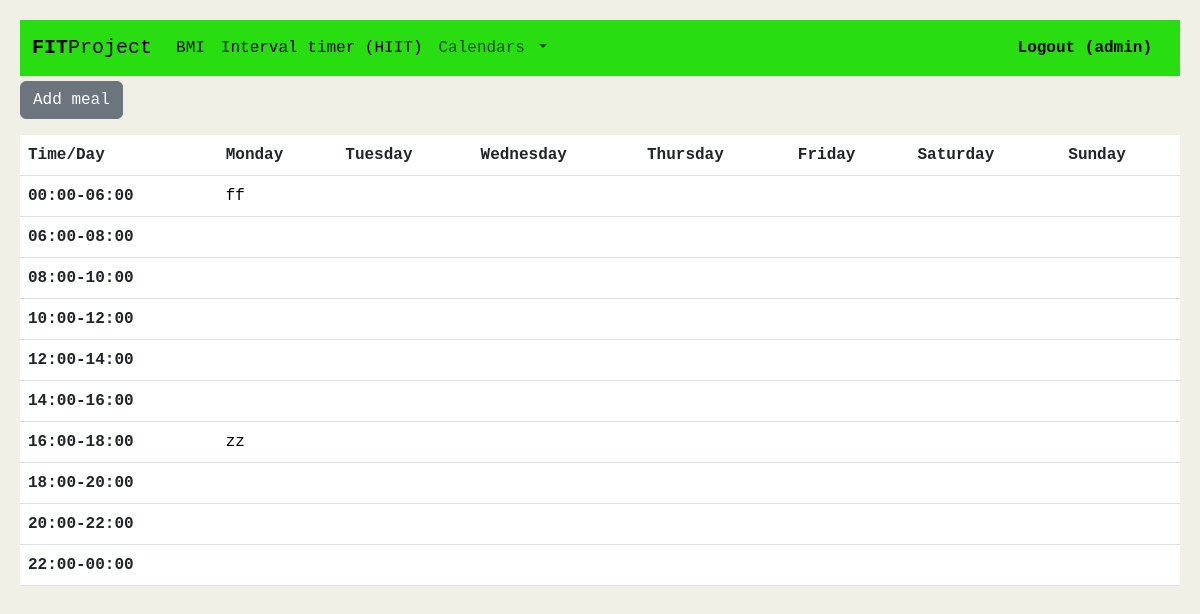
The app's page /diet (signed in) with its own data.
### fit/models.py (models this page shows, shortened)
class User(AbstractUser):
    id = models.AutoField(primary_key=True)
    def __str__(self):
        return f"{self.username}"

class Meal(models.Model):
    id = models.AutoField(primary_key=True)
    user = models.ForeignKey(User, on_delete=models.CASCADE)
    name = models.CharField(max_length=20)
    description = models.CharField(max_length=600)
    time = models.CharField(max_length=12)
    day = models.CharField(max_length=10)
    calendar_index = models.IntegerField(blank=True, null=True)
    def __str__(self):
        return f"{self.name}"

### fit/views.py (the view)
# urls.py: path("diet", views.diet, name="diet"),
def diet(request):
    if request.method == "POST":
        form = TrainMealForm(request.POST)
        if form.is_valid():
            name = form.cleaned_data["Name"]
            description = form.cleaned_data["Description"]
            day = form.cleaned_data["Day"]
            time = form.cleaned_data["Time"]
            calendar_index = helpers.cal_index(day, time)
            description = description.replace("\n", "<br>")
            Meal.objects.filter(user = request.user, calendar_index=calendar_index).delete()
            meal = Meal(user=request.user, name=name, description=description, day=day, time=time, calendar_index=calendar_index)
            meal.save()
            return HttpResponseRedirect(reverse("diet"))
        else:
            calendar_list = [None] * 69
            meals = Meal.objects.filter(user=request.user)
            for meal in meals:
                calendar_list[meal.calendar_index] = meal
            return render(request, "fit/diet.html", {
            "add": TrainMealForm(),
            "meal": calendar_list,
            "error": "Form error"
        })
    else:
        calendar_list = [None] * 69
        try:
            meals = Meal.objects.filter(user=request.user)
        except TypeError:
            return render(request, "fit/login.html", {
                "message": "Required to log in"
            })
        for meal in meals:
            calendar_list[meal.calendar_index] = meal
        return render(request, "fit/diet.html", {
            "add": TrainMealForm(),
            "meal": calendar_list
        })

### fit/templates/fit/diet.html (shortened to what this page needs)
{% extends "fit/layout.html" %}
{% load static %}
{% block body %}
<p>
<td><button id="add" type="button" class="btn btn-secondary" style="margin-top: 5px;">Add meal</button></td>
</p>
<table class="table">
    <thead>
      <tr>
        <th scope="col">Time/Day</th>
        <th scope="col">Monday</th>
        <th scope="col">Tuesday</th>
        <th scope="col">Wednesday</th>
        <th scope="col">Thursday</th>
        <th scope="col">Friday</th>
        <th scope="col">Saturday</th>
        <th scope="col">Sunday</th>
      </tr>
    </thead>
    <tbody>
    <tr>
        <th scope="row">00:00-06:00</th>
        <td>{% if meal.0 %}<a data-id="{{ meal.0.id }}" class="meal-link" href="#">{{ meal.0 }}</a>{% endif %}</td>
        <td>{% if meal.10 %}<a data-id="{{ meal.10.id }}" class="meal-link" href="#">{{ meal.10 }}</a>{% endif %}</td>
        <td>{% if meal.20 %}<a data-id="{{ meal.20.id }}" class="meal-link" href="#">{{ meal.20 }}</a>{% endif %}</td>
        <td>{% if meal.30 %}<a data-id="{{ meal.30.id }}" class="meal-link" href="#">{{ meal.30 }}</a>{% endif %}</td>
        <td>{% if meal.40 %}<a data-id="{{ meal.40.id }}" class="meal-link" href="#">{{ meal.40 }}</a>{% endif %}</td>
        <td>{% if meal.50 %}<a data-id="{{ meal.50.id }}" class="meal-link" href="#">{{ meal.50 }}</a>{% endif %}</td>
        <td>{% if meal.60 %}<a data-id="{{ meal.60.id }}" class="meal-link" href="#">{{ meal.60 }}</a>{% endif %}</td>
        </tr>
        <tr>
        <th scope="row">06:00-08:00</th>
        <td>{% if meal.1 %}<a data-id="{{ meal.1.id }}" class="meal-link" href="#">{{ meal.1 }}</a>{% endif %}</td>
        <td>{% if meal.11 %}<a data-id="{{ meal.11.id }}" class="meal-link" href="#">{{ meal.11 }}</a>{% endif %}</td>
        <td>{% if meal.21 %}<a data-id="{{ meal.21.id }}" class="meal-link" href="#">{{ meal.21 }}</a>{% endif %}</td>
        <td>{% if meal.31 %}<a data-id="{{ meal.31.id }}" class="meal-link" href="#">{{ meal.31 }}</a>{% endif %}</td>
        <td>{% if meal.41 %}<a data-id="{{ meal.41.id }}" class="meal-link" href="#">{{ meal.41 }}</a>{% endif %}</td>
        <td>{% if meal.51 %}<a data-id="{{ meal.51.id }}" class="meal-link" href="#">{{ meal.51 }}</a>{% endif %}</td>
        <td>{% if meal.61 %}<a data-id="{{ meal.61.id }}" class="meal-link" href="#">{{ meal.61 }}</a>{% endif %}</td>
        </tr>
      <tr>
        <th scope="row">08:00-10:00</th>
        <td>{% if meal.2 %}<a data-id="{{ meal.2.id }}" class="meal-link" href="#">{{ meal.2 }}</a>{% endif %}</td>
        <td>{% if meal.12 %}<a data-id="{{ meal.12.id }}" class="meal-link" href="#">{{ meal.12 }}</a>{% endif %}</td>
        <td>{% if meal.22 %}<a data-id="{{ meal.22.id }}" class="meal-link" href="#">{{ meal.22 }}</a>{% endif %}</td>
        <td>{% if meal.32 %}<a data-id="{{ meal.32.id }}" class="meal-link" href="#">{{ meal.32 }}</a>{% endif %}</td>
        <td>{% if meal.42 %}<a data-id="{{ meal.42.id }}" class="meal-link" href="#">{{ meal.42 }}</a>{% endif %}</td>
        <td>{% if meal.52 %}<a data-id="{{ meal.52.id }}" class="meal-link" href="#">{{ meal.52 }}</a>{% endif %}</td>
        <td>{% if meal.62 %}<a data-id="{{ meal.62.id }}" class="meal-link" href="#">{{ meal.62 }}</a>{% endif %}</td>
      </tr>
      <tr>
        <th scope="row">10:00-12:00</th>
        <td>{% if meal.3 %}<a data-id="{{ meal.3.id }}" class="meal-link" href="#">{{ meal.3 }}</a>{% endif %}</td>
        <td>{% if meal.13 %}<a data-id="{{ meal.13.id }}" class="meal-link" href="#">{{ meal.13 }}</a>{% endif %}</td>
        <td>{% if meal.23 %}<a data-id="{{ meal.23.id }}" class="meal-link" href="#">{{ meal.23 }}</a>{% endif %}</td>
        <td>{% if meal.33 %}<a data-id="{{ meal.33.id }}" class="meal-link" href="#">{{ meal.33 }}</a>{% endif %}</td>
        <td>{% if meal.43 %}<a data-id="{{ meal.43.id }}" class="meal-link" href="#">{{ meal.43 }}</a>{% endif %}</td>
        <td>{% if meal.53 %}<a data-id="{{ meal.53.id }}" class="meal-link" href="#">{{ meal.53 }}</a>{% endif %}</td>
        <td>{% if meal.63 %}<a data-id="{{ meal.63.id }}" class="meal-link" href="#">{{ meal.63 }}</a>{% endif %}</td>
      </tr>
      <tr>
        <th scope="row">12:00-14:00</th>
        <td>{% if meal.4 %}<a data-id="{{ meal.4.id }}" class="meal-link" href="#">{{ meal.4 }}</a>{% endif %}</td>
        <td>{% if meal.14 %}<a data-id="{{ meal.14.id }}" class="meal-link" href="#">{{ meal.14 }}</a>{% endif %}</td>
        <td>{% if meal.24 %}<a data-id="{{ meal.24.id }}" class="meal-link" href="#">{{ meal.24 }}</a>{% endif %}</td>
        <td>{% if meal.34 %}<a data-id="{{ meal.34.id }}" class="meal-link" href="#">{{ meal.34 }}</a>{% endif %}</td>
        <td>{% if meal.44 %}<a data-id="{{ meal.44.id }}" class="meal-link" href="#">{{ meal.44 }}</a>{% endif %}</td>
        <td>{% if meal.54 %}<a data-id="{{ meal.54.id }}" class="meal-link" href="#">{{ meal.54 }}</a>{% endif %}</td>
        <td>{% if meal.64 %}<a data-id="{{ meal.64.id }}" class="meal-link" href="#">{{ meal.64 }}</a>{% endif %}</td>
      </tr>
      <tr>
        <th scope="row">14:00-16:00</th>
        <td>{% if meal.5 %}<a data-id="{{ meal.5.id }}" class="meal-link" href="#">{{ meal.5 }}</a>{% endif %}</td>
        <td>{% if meal.15 %}<a data-id="{{ meal.15.id }}" class="meal-link" href="#">{{ meal.15 }}</a>{% endif %}</td>
        <td>{% if meal.25 %}<a data-id="{{ meal.25.id }}" class="meal-link" href="#">{{ meal.25 }}</a>{% endif %}</td>
        <td>{% if meal.35 %}<a data-id="{{ meal.35.id }}" class="meal-link" href="#">{{ meal.35 }}</a>{% endif %}</td>
        <td>{% if meal.45 %}<a data-id="{{ meal.45.id }}" class="meal-link" href="#">{{ meal.45 }}</a>{% endif %}</td>
        <td>{% if meal.55 %}<a data-id="{{ meal.55.id }}" class="meal-link" href="#">{{ meal.55 }}</a>{% endif %}</td>
        <td>{% if meal.65 %}<a data-id="{{ meal.65.id }}" class="meal-link" href="#">{{ meal.65 }}</a>{% endif %}</td>
      </tr>
      <tr>
        <th scope="row">16:00-18:00</th>
        <td>{% if meal.6 %}<a data-id="{{ meal.6.id }}" class="meal-link" href="#">{{ meal.6 }}</a>{% endif %}</td>
        <td>{% if meal.16 %}<a data-id="{{ meal.16.id }}" class="meal-link" href="#">{{ meal.16 }}</a>{% endif %}</td>
        <td>{% if meal.26 %}<a data-id="{{ meal.26.id }}" class="meal-link" href="#">{{ meal.26 }}</a>{% endif %}</td>
        <td>{% if meal.36 %}<a data-id="{{ meal.36.id }}" class="meal-link" href="#">{{ meal.36 }}</a>{% endif %}</td>
        <td>{% if meal.46 %}<a data-id="{{ meal.46.id }}" class="meal-link" href="#">{{ meal.46 }}</a>{% endif %}</td>
        <td>{% if meal.56 %}<a data-id="{{ meal.56.id }}" class="meal-link" href="#">{{ meal.56 }}</a>{% endif %}</td>
        <td>{% if meal.66 %}<a data-id="{{ meal.66.id }}" class="meal-link" href="#">{{ meal.66 }}</a>{% endif %}</td>
      </tr>
      <tr>
        <th scope="row">18:00-20:00</th>
        <td>{% if meal.7 %}<a data-id="{{ meal.7.id }} class="meal-link" href="#">{{ meal.7 }}</a>{% endif %}</td>
        <td>{% if meal.17 %}<a data-id="{{ meal.17.id }}" class="meal-link" href="#">{{ meal.17 }}</a>{% endif %}</td>
        <td>{% if meal.27 %}<a data-id="{{ meal.27.id }}" class="meal-link" href="#">{{ meal.27 }}</a>{% endif %}</td>
        <td>{% if meal.37 %}<a data-id="{{ meal.37.id }}" class="meal-link" href="#">{{ meal.37 }}</a>{% endif %}</td>
        <td>{% if meal.47 %}<a data-id="{{ meal.47.id }}" class="meal-link" href="#">{{ meal.47 }}</a>{% endif %}</td>
        <td>{% if meal.57 %}<a data-id="{{ meal.57.id }}" class="meal-link" href="#">{{ meal.57 }}</a>{% endif %}</td>
        <td>{% if meal.67 %}<a data-id="{{ meal.67.id }}" class="meal-link" href="#">{{ meal.67 }}</a>{% endif %}</td>
      </tr>
      <tr>
        <th scope="row">20:00-22:00</th>
        <td>{% if meal.8 %}<a data-id="{{ meal.8.id }}" class="meal-link" href="#">{{ meal.8 }}</a>{% endif %}</td>
        <td>{% if meal.18 %}<a data-id="{{ meal.18.id }}" class="meal-link" href="#">{{ meal.18 }}</a>{% endif %}</td>
        <td>{% if meal.28 %}<a data-id="{{ meal.28.id }}" class="meal-link" href="#">{{ meal.28 }}</a>{% endif %}</td>
        <td>{% if meal.38 %}<a data-id="{{ meal.38.id }}" class="meal-link" href="#">{{ meal.38 }}</a>{% endif %}</td>
        <td>{% if meal.48 %}<a data-id="{{ meal.48.id }}" class="meal-link" href="#">{{ meal.48 }}</a>{% endif %}</td>
        <td>{% if meal.58 %}<a data-id="{{ meal.58.id }}" class="meal-link" href="#">{{ meal.58 }}</a>{% endif %}</td>
        <td>{% if meal.68 %}<a data-id="{{ meal.68.id }}" class="meal-link" href="#">{{ meal.68 }}</a>{% endif %}</td>
      </tr>
      <tr>
        <th scope="row">22:00-00:00</th>
        <td>{% if meal.9 %}<a data-id="{{ meal.9.id }}" class="meal-link" href="#">{{ meal.9 }}</a>{% endif %}</td>
        <td>{% if meal.19 %}<a data-id="{{ meal.19.id }}" class="meal-link" href="#">{{ meal.19 }}</a>{% endif %}</td>
        <td>{% if meal.29 %}<a data-id="{{ meal.29.id }}" class="meal-link" href="#">{{ meal.29 }}</a>{% endif %}</td>
        <td>{% if meal.39 %}<a data-id="{{ meal.39.id }}" class="meal-link" href="#">{{ meal.39 }}</a>{% endif %}</td>
        <td>{% if meal.49 %}<a data-id="{{ meal.49.id }}" class="meal-link" href="#">{{ meal.49 }}</a>{% endif %}</td>
        <td>{% if meal.59 %}<a data-id="{{ meal.59.id }}" class="meal-link" href="#">{{ meal.59 }}</a>{% endif %}</td>
        <td>{% if meal.69 %}<a data-id="{{ meal.69.id }}" class="meal-link" href="#">{{ meal.69 }}</a>{% endif %}</td>
      </tr>
          </tbody>
  </table>
{% endblock %}

### fit/templates/fit/layout.html (shortened to what this page needs)
{% load static %}
<!DOCTYPE html>
<html lang="en">
    <head>
        <link href="https://cdn.jsdelivr.net/npm/bootstrap@5.3.0-alpha1/dist/css/bootstrap.min.css" rel="stylesheet">
        <link href="{% static 'fit/styles.css' %}" rel="stylesheet">
    </head>
    <body>
        <nav class="navbar navbar-expand-lg navbar-light", style="background-color: #28de10;">
            <div class="container-fluid">
              <a class="navbar-brand" href="{% url 'index' %}"><b>FIT</b>Project</a>
              <div class="collapse navbar-collapse" id="navbarSupportedContent">
                <ul class="navbar-nav me-auto mb-2 mb-lg-0">
                  <li class="nav-item">
                    <a class="nav-link active" aria-current="page" href="{% url 'bmi' %}">BMI</a>
                  </li>
                  <li class="nav-item">
                    <a class="nav-link active" aria-current="page" href="{% url 'interval' %}">Interval timer (HIIT)</a>
                  </li>
                  <li class="nav-item dropdown">
                    <a class="nav-link dropdown-toggle" href="#" id="navbarDropdown" role="button" data-bs-toggle="dropdown" aria-expanded="false">
                      Calendars
                    </a>
                  </ul>
                    <ul class="nav justify-content-end">
                    {% if user.is_authenticated %}
                    <li class="nav-item">
                      <a class="nav-link" href="{% url 'logout' %}" style="color: black"><b>Logout ({{ user }})</b></a>
                    </li>
                    {% endif %}
                </ul>
              </div>
            </div>
          </nav>
        {% block body %}
        {% endblock %}
    </body>
</html>

### fit/static/fit/styles.css (style rules this page uses)
.meal-link { text-decoration: none; color: black; }
body { background-color: rgba(240, 240, 230); padding: 20px; font-family: monospace; }
table { background-color: rgba(230, 230, 230); }

### records on screen
User: username "admin"
Meal: name "ff"
Meal: name "zz"
